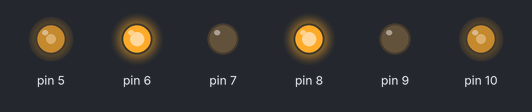
Simulated run of this sketch. Board: Arduino Uno, built with avr-gcc and run on an emulated ATmega328P. Shown: output pins drawn as LEDs (lit = HIGH).

Above: at 0.05 s.
At 2.05 s:
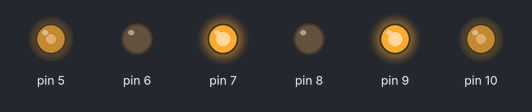
At 4.05 s:
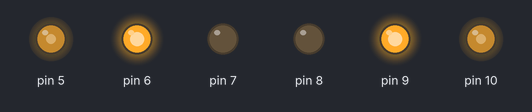
At 5.45 s:
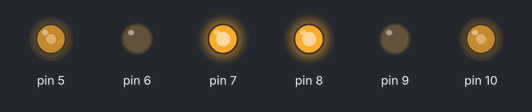
At 7.45 s:
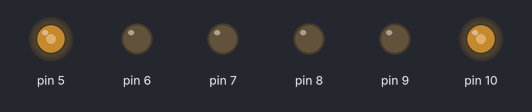
Timing chart, 0 to 8.6 s (numbered marks = the images above):
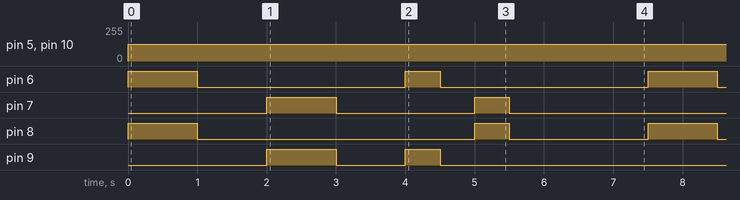

Measured:
- by itself, pin 5, pin 10: 0/255 → 127/255 at 0.00 s
- by itself, pin 6: repeats every 7.5 s: LOW 3.0 s, HIGH 0.50 s, LOW 3.0 s, HIGH 1.0 s
- by itself, pin 7: repeats every 7.5 s: LOW 2.0 s, HIGH 0.50 s, LOW 4.0 s, HIGH 1.0 s
- by itself, pin 8: repeats every 7.5 s: LOW 4.0 s, HIGH 0.50 s, LOW 2.0 s, HIGH 1.0 s
- by itself, pin 9: repeats every 7.5 s: LOW 1.0 s, HIGH 0.50 s, LOW 5.0 s, HIGH 1.0 s

The sketch:

elegoo-rover_Drive-test1.ino
```cpp
#include <ElegooRover.h>

int lIn1(9);
int lIn2(8);
int rIn1(7);
int rIn2(6);
int ENA(10);
int ENB(5);
Drive drive(lIn1, lIn2, rIn1, rIn2, ENA, ENB);

void setup() {
drive.setPins(8, 9, 6, 7, 5, 10);

while(drive.getLPin1() != 8){}
while(drive.getLPin2() != 9){}
while(drive.getRPin1() != 6){}
while(drive.getRPin2() != 7){}
while(drive.getENA() != 5){}
while(drive.getENB() != 10){}

drive.setPins(lIn1, lIn2, rIn1, rIn2, ENA, ENB);
}

void loop() {
drive.fwdForTime(1000, .5); //drive forward
delay(1000);
drive.bckForTime(1000, .5); //drive backward
delay(1000);
drive.driveForTime(500, -.5, .5); //turn left
delay(500);
drive.driveForTime(500, .5, -.5); //turn right
delay(2000);
}
```
